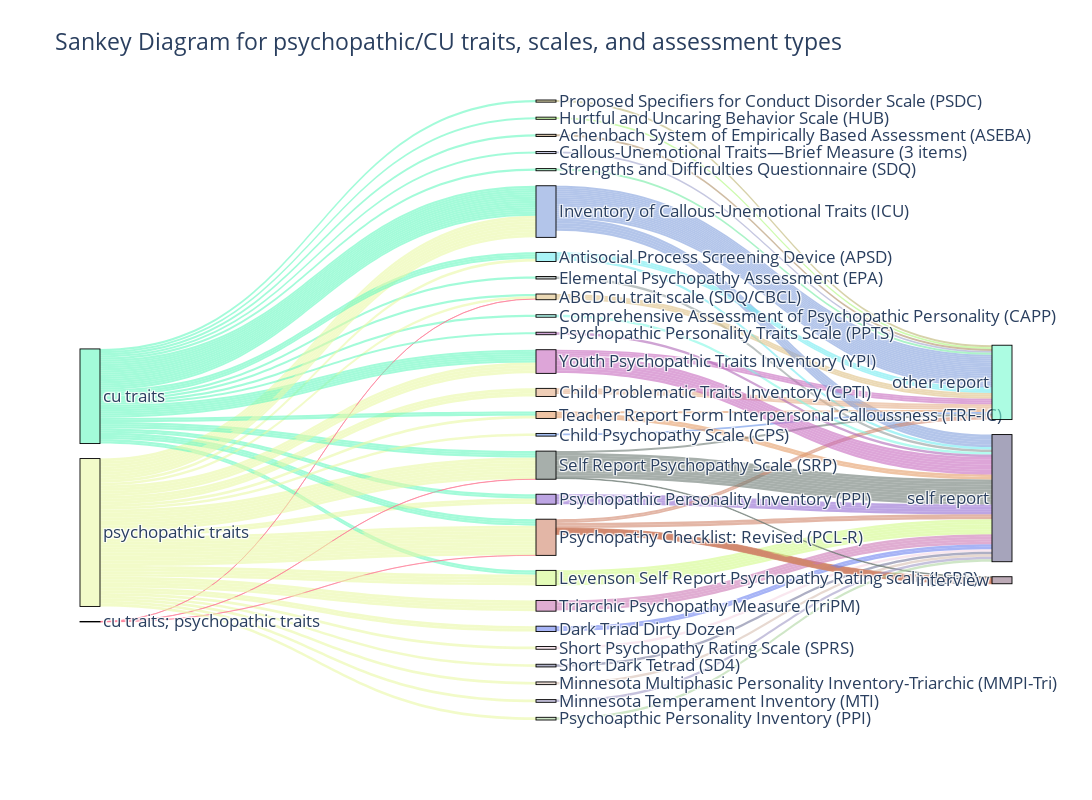

This figure's notebook cell:
### Markdown cell above
#### Variable Plots

In these plots, I am modeling the flow of usage from 1. variable, 2. scale used, 3. type of assessment (self and other report, experimental, observational). This is for the psychopathic traits/CU traits variable, the behavioral variable, and the cognitive variable (for the brain variables, there was not enough data available).

### Code cell
# 1. Create unique labels
labels = list(pd.concat([
    df_sankey_cups['p_or_cu'], 
    df_sankey_cups['scale'], 
    df_sankey_cups['reporting_type']
]).unique())

# 2. Map labels to indices
label_map = {label: idx for idx, label in enumerate(labels)}

# 3. Define sources, targets, and values
sources = df_sankey_cups['p_or_cu'].map(label_map).tolist() + \
          df_sankey_cups['scale'].map(label_map).tolist()

targets = df_sankey_cups['scale'].map(label_map).tolist() + \
          df_sankey_cups['reporting_type'].map(label_map).tolist()

values = df_sankey_cups['pcu_count'].tolist() + \
         df_sankey_cups['reporttype_count'].tolist()

# 4. Generate pastel colors
import random

def pastel_color():
    r = lambda: random.randint(100, 255)
    return f'rgba({r()},{r()},{r()},0.6)'

label_to_color = {label: pastel_color() for label in labels}
node_color_list = [label_to_color[label] for label in labels]

# 5. Set link colors by source node's color (first half) and middle node (second half)
link_colors = [label_to_color[df_sankey_cups['p_or_cu'].iloc[i]] 
               for i in range(len(df_sankey_cups))] + \
              [label_to_color[df_sankey_cups['scale'].iloc[i]] 
               for i in range(len(df_sankey_cups))]

# 7. Create the figure
fig = go.Figure(data=[go.Sankey(
    node=dict(
        pad=15,
        thickness=20,
        line=dict(color="black", width=0.9),
        label=labels,
        color=node_color_list,
        align="left"
    ),
    link=dict(
        source=sources,
        target=targets,
        value=values,
        color=link_colors,
        customdata=df_sankey_models_transformed['nameyear'].tolist() * 2,
        hovertemplate='%{customdata}<extra></extra>'
    )
)])

fig.update_layout(
    title_text="Sankey Diagram for psychopathic/CU traits, scales, and assessment types",
    font_size=16.5,
    width=1500,
    height=800,
    hovermode='x'
)
fig.show()

fig.write_html("C:/Users/U727148/Latent_Variable_Supplement/sankey_pcu_plot.html", include_plotlyjs="cdn")

### Figure 1 — Plotly figure (JSON) as saved in the notebook; plotly's stock layout.template omitted (floating-point values rounded to 4 significant figures; data arrays with more than 128 entries replaced by an {"elided": "..."} marker saying what was removed)
{"data": [{"link": {"color": {"elided": "204 str values"}, "customdata": {"elided": "184 str values"}, "hovertemplate": "%{customdata}<extra></extra>", "source": {"elided": "204 int values"}, "target": {"elided": "204 int values"}, "value": {"elided": "204 int values"}}, "node": {"align": "left", "color": ["rgba(102,248,192,0.6)", "rgba(234,248,165,0.6)", "rgba(254,123,149,0.6)", "rgba(129,159,221,0.6)", "rgba(209,133,108,0.6)", "rgba(109,123,116,0.6)", "rgba(198,106,190,0.6)", "rgba(188,181,114,0.6)", "rgba(245,215,228,0.6)", "rgba(145,106,208,0.6)", "rgba(144,156,153,0.6)", "rgba(210,251,137,0.6)", "rgba(222,192,132,0.6)", "rgba(229,174,136,0.6)", "rgba(119,122,157,0.6)", "rgba(112,235,241,0.6)", "rgba(203,119,181,0.6)", "rgba(216,192,179,0.6)", "rgba(172,249,120,0.6)", "rgba(129,248,229,0.6)", "rgba(102,145,230,0.6)", "rgba(109,131,240,0.6)", "rgba(229,157,104,0.6)", "rgba(176,104,184,0.6)", "rgba(176,144,102,0.6)", "rgba(159,162,203,0.6)", "rgba(116,235,164,0.6)", "rgba(161,154,198,0.6)", "rgba(176,213,162,0.6)", "rgba(118,251,207,0.6)", "rgba(107,104,142,0.6)", "rgba(143,114,133,0.6)"], "label": ["cu traits", "psychopathic traits", "cu traits; psychopathic traits", "Inventory of Callous-Unemotional Traits (ICU)", "Psychopathy Checklist: Revised (PCL-R)", "Self Report Psychopathy Scale (SRP)", "Youth Psychopathic Traits Inventory (YPI)", "Proposed Specifiers for Conduct Disorder Scale (PSDC)", "Short Psychopathy Rating Scale (SPRS)", "Psychopathic Personality Inventory (PPI)", "Elemental Psychopathy Assessment (EPA)", "Levenson Self Report Psychopathy Rating scale (LSRP)", "ABCD cu trait scale (SDQ/CBCL)", "Child Problematic Traits Inventory (CPTI)", "Short Dark Tetrad (SD4)", "Antisocial Process Screening Device (APSD)", "Triarchic Psychopathy Measure (TriPM)", "Minnesota Multiphasic Personality Inventory-Triarchic (MMPI-Tri)", "Hurtful and Uncaring Behavior Scale (HUB)", "Comprehensive Assessment of Psychopathic Personality (CAPP)", "Child Psychopathy Scale (CPS)", "Dark Triad Dirty Dozen", "Teacher Report Form Interpersonal Calloussness (TRF-IC)", "Psychopathic Personality Traits Scale (PPTS)", "Achenbach System of Empirically Based Assessment (ASEBA)", "Callous-Unemotional Traits—Brief Measure (3 items)", "Strengths and Difficulties Questionnaire (SDQ)", "Minnesota Temperament Inventory (MTI)", "Psychoapthic Personality Inventory (PPI)", "other report", "self report", "interview"], "line": {"color": "black", "width": 0.9}, "pad": 15, "thickness": 20}, "type": "sankey"}], "layout": {"font": {"size": 16.5}, "height": 800, "hovermode": "x", "title": {"text": "Sankey Diagram for psychopathic/CU traits, scales, and assessment types"}, "width": 1500}}
